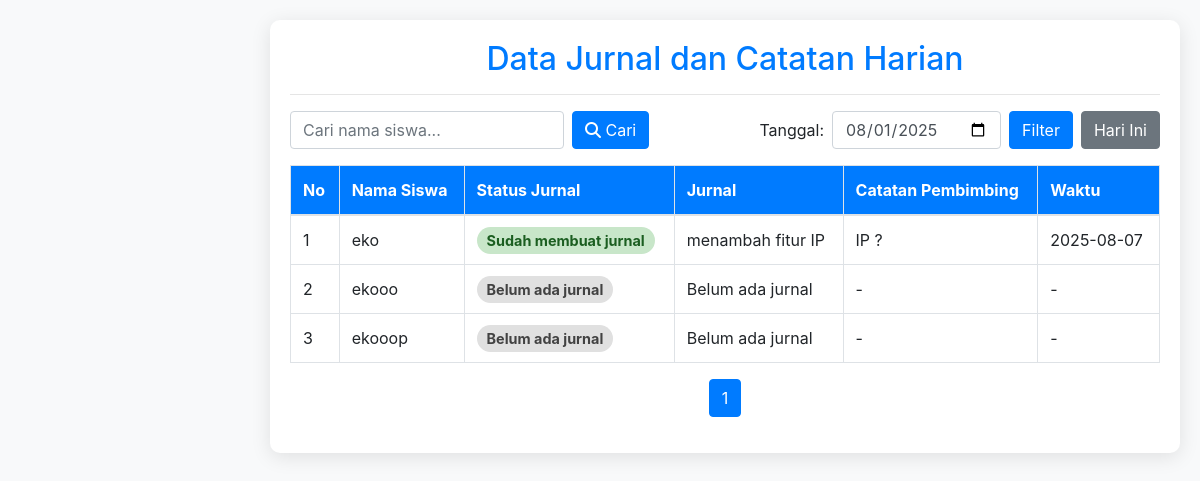
Page /pages/catatan/catatan.php?tanggal=2025-08-01 on the committed database.
### tables this page shows
CREATE TABLE `jurnal` (
  `id_jurnal` int(11) NOT NULL,
  `tanggal` date NOT NULL,
  `keterangan` text NOT NULL,
  `id_siswa` int(11) NOT NULL
);

CREATE TABLE `siswa` (
  `id_siswa` int(11) NOT NULL,
  `nis` varchar(15) NOT NULL,
  `nisn` varchar(15) NOT NULL,
  `nama_siswa` varchar(50) NOT NULL,
  `no_wa` varchar(20) NOT NULL,
  `kelas` varchar(10) NOT NULL,
  `pro_keahlian` varchar(50) NOT NULL,
  `TL` text NOT NULL,
  `TTGL` date NOT NULL DEFAULT current_timestamp(),
  `id_sekolah` int(11) NOT NULL,
  `id_perusahaan` int(11) NOT NULL,
  `tanggal_mulai` date NOT NULL,
  `tanggal_selesai` date NOT NULL,
  `id_pembimbing` int(11) NOT NULL,
  `id_guru` int(11) NOT NULL,
  `username` varchar(20) NOT NULL,
  `password` varchar(20) NOT NULL
);

### pages/catatan/catatan.php (the view, shortened to what this page needs)
<?php
include('koneksi.php');
$level = $_SESSION['level'] ?? '';
$id_pembimbing = $_SESSION['id_pembimbing'] ?? null;
$tanggal = isset($_GET['tanggal']) ? mysqli_real_escape_string($coneksi, $_GET['tanggal']) : date('Y-m-d');
$limit = 6;
$page_no = isset($_GET['page_no']) ? (int)$_GET['page_no'] : 1;
$offset = ($page_no - 1) * $limit;
$search = isset($_GET['search']) ? mysqli_real_escape_string($coneksi, $_GET['search']) : '';
$where_conditions = ["siswa.nama_siswa LIKE '%$search%'"];
$where_clause = implode(' AND ', $where_conditions);
$count_sql = "
    SELECT COUNT(DISTINCT siswa.id_siswa) AS total
    FROM siswa
    LEFT JOIN jurnal ON siswa.id_siswa = jurnal.id_siswa AND DATE(jurnal.tanggal) = '$tanggal'
    WHERE $where_clause
";
$count_result = mysqli_query($coneksi, $count_sql);
$total_rows = mysqli_fetch_assoc($count_result)['total'] ?? 0;
$total_pages = max(1, ceil($total_rows / $limit));
if ($level === 'pembimbing' && !empty($id_pembimbing)) {
    $subquery_catatan = "
        (
            SELECT catatan.catatan
            FROM catatan
            WHERE catatan.id_jurnal = jurnal.id_jurnal
            AND catatan.id_pembimbing = '$id_pembimbing'
            ORDER BY catatan.tanggal ASC
            LIMIT 1
        ) AS catatan,
        (
            SELECT catatan.tanggal
            FROM catatan
            WHERE catatan.id_jurnal = jurnal.id_jurnal
            AND catatan.id_pembimbing = '$id_pembimbing'
            ORDER BY catatan.tanggal ASC
            LIMIT 1
        ) AS waktu_catatan
    ";
} else {
    $subquery_catatan = "
        (
            SELECT catatan.catatan
            FROM catatan
            WHERE catatan.id_jurnal = jurnal.id_jurnal
            ORDER BY catatan.tanggal ASC
            LIMIT 1
        ) AS catatan,
        (
            SELECT catatan.tanggal
            FROM catatan
            WHERE catatan.id_jurnal = jurnal.id_jurnal
            ORDER BY catatan.tanggal ASC
            LIMIT 1
        ) AS waktu_catatan
    ";
}
$sql = "
    SELECT
        siswa.id_siswa,
        siswa.nama_siswa,
        jurnal.id_jurnal,
        jurnal.keterangan AS keterangan_jurnal,
        jurnal.tanggal AS tanggal_jurnal,
        $subquery_catatan
    FROM siswa
    LEFT JOIN jurnal ON siswa.id_siswa = jurnal.id_siswa AND DATE(jurnal.tanggal) = '$tanggal'
    WHERE $where_clause
    GROUP BY siswa.id_siswa, jurnal.id_jurnal
    ORDER BY siswa.nama_siswa ASC
    LIMIT $limit OFFSET $offset
";
$result = mysqli_query($coneksi, $sql) or die(mysqli_error($coneksi));
?>
<!DOCTYPE html>
<html lang="id">
<head>
    <link rel="stylesheet" href="https://stackpath.bootstrapcdn.com/bootstrap/4.1.3/css/bootstrap.min.css" />
    <link rel="stylesheet" href="https://cdnjs.cloudflare.com/ajax/libs/font-awesome/6.4.0/css/all.min.css" />
</head>
<body>
    <div class="main-container container-custom">
        <h2 class="text-center text-primary">Data Jurnal dan Catatan Harian</h2>
        <hr />
        <div class="d-flex justify-content-between flex-wrap align-items-center mb-3">
            <form method="GET" class="form-inline">
                <input type="text" name="search" class="form-control mr-2" placeholder="Cari nama siswa..." value="<?= htmlspecialchars($search) ?>" />
                <button type="submit" class="btn btn-primary">
                    <i class="fas fa-search"></i> Cari
                </button>
            </form>
            <form method="GET" class="form-inline">
                <label for="tanggal" class="mr-2">Tanggal:</label>
                <input type="date" name="tanggal" class="form-control date-picker" value="<?= htmlspecialchars($tanggal) ?>" />
                <button type="submit" class="btn btn-primary ml-2">Filter</button>
                <?php if ($tanggal != date('Y-m-d')): ?>
                    <a href="index.php?page=catatan" class="btn btn-secondary ml-2">Hari Ini</a>
                <?php endif; ?>
            </form>
        </div>
        <div class="table-responsive">
            <table class="table table-bordered table-hover">
                <thead class="thead-primary">
                    <tr>
                        <th>No</th>
                        <th>Nama Siswa</th>
                        <th>Status Jurnal</th>
                        <th>Jurnal</th>
                        <th>Catatan Pembimbing</th>
                        <th>Waktu</th>
                    </tr>
                </thead>
                <tbody>
                    <?php if (mysqli_num_rows($result) > 0): ?>
                        <?php $no = $offset + 1; ?>
                        <?php while ($row = mysqli_fetch_assoc($result)): ?>
                            <?php
                            $id_jurnal = $row['id_jurnal'] ?? 0;
                            $catatan = !empty($row['catatan']) ? $row['catatan'] : '-';
                            $keterangan = !empty($row['keterangan_jurnal']) ? $row['keterangan_jurnal'] : 'Belum ada jurnal';
                            $waktu = !empty($row['waktu_catatan']) ? $row['waktu_catatan'] : (!empty($row['tanggal_jurnal']) ? $row['tanggal_jurnal'] : '-');
                            $status = empty($row['keterangan_jurnal']) ? 'Belum ada jurnal' : 'Sudah membuat jurnal';
                            $badge_class = empty($row['keterangan_jurnal']) ? 'badge-belum' : 'badge-ada';
                            $href = "index.php?page=tambahcatatan&id_jurnal=$id_jurnal";
                            ?>
                            <tr class="clickable-row" data-href="<?= $href ?>">
                                <td><?= $no ?></td>
                                <td><?= htmlspecialchars($row['nama_siswa']) ?></td>
                                <td><span class="badge-status <?= $badge_class ?>"><?= $status ?></span></td>
                                <td><?= htmlspecialchars($keterangan) ?></td>
                                <td><?= htmlspecialchars($catatan) ?></td>
                                <td><?= htmlspecialchars($waktu) ?></td>
                            </tr>
                            <?php $no++; ?>
                        <?php endwhile; ?>
                    <?php else: ?>
                        <tr>
                            <td colspan="6" class="text-center">Tidak ada data siswa ditemukan.</td>
                        </tr>
                    <?php endif; ?>
                </tbody>
            </table>
        </div>
        <nav aria-label="Page navigation">
            <ul class="pagination justify-content-center">
                <?php for ($i = 1; $i <= $total_pages; $i++): ?>
                    <li class="page-item <?= ($i == $page_no) ? 'active' : '' ?>">
                        <a class="page-link" href="?page=catatan&tanggal=<?= urlencode($tanggal) ?>&search=<?= urlencode($search) ?>&page_no=<?= $i ?>">
                            <?= $i ?>
                        </a>
                    </li>
                <?php endfor; ?>
            </ul>
        </nav>
    </div>
</body>
</html>

### pages/catatan/catatan.php (style rules this page uses)
.clickable-row { cursor: pointer; }
body { padding-left: 270px; background-color: #f8f9fa; transition: padding-left 0.3s; }
.main-container { margin: 20px 20px 0 0; max-width: none; }
.container-custom { background-color: #fff; border-radius: 10px; padding: 20px; box-shadow: 0 4px 20px rgba(0, 0, 0, 0.1); }
.table thead th { background-color: #007bff; color: white; }
.badge-status { padding: 5px 10px; border-radius: 20px; font-size: 0.9em; font-weight: bold; }
.badge-belum { background-color: #E0E0E0; color: #424242; }
.badge-ada { background-color: #C8E6C9; color: #1B5E20; }

### rows in the picture
jurnal: id_siswa.nama_siswa "eko", keterangan "Sudah membuat jurnal", keterangan "menambah fitur IP", catatan "IP ?", waktu "2025-08-07"
siswa: nama_siswa "ekooo", status "Belum ada jurnal", keterangan "Belum ada jurnal", catatan "-", waktu "-"
siswa: nama_siswa "ekooop", status "Belum ada jurnal", keterangan "Belum ada jurnal", catatan "-", waktu "-"
